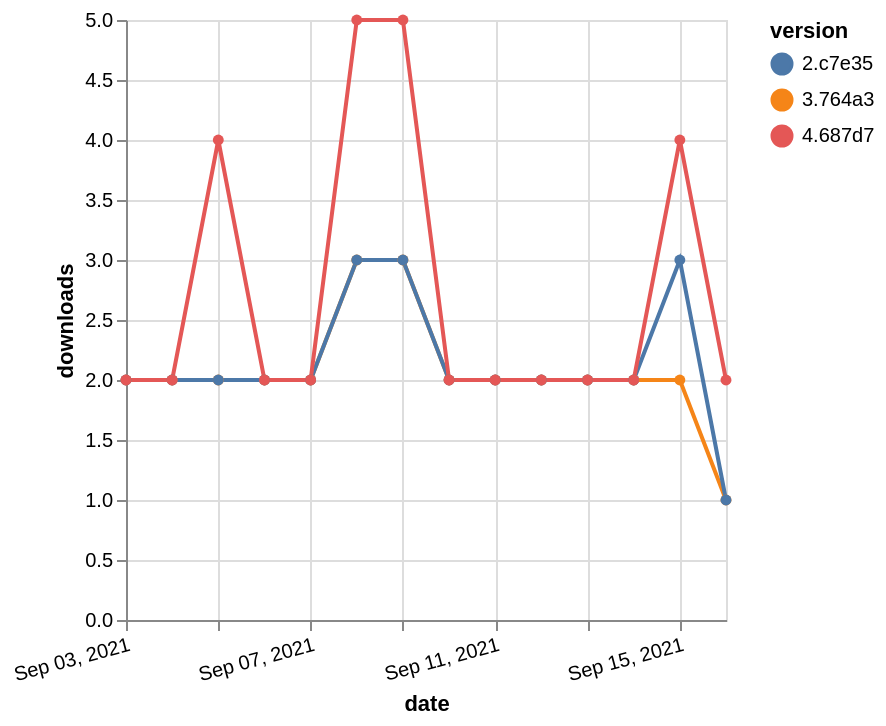

Write a Vega-Lite specification for this figure.
### Vega-Lite specification from a JSON file in a GitHub repository (floating-point values rounded to 4 significant figures)
{"$schema": "https://vega.github.io/schema/vega-lite/v5.json", "description": "A simple bar chart with embedded data.", "data": {"values": [{"date": "2021-09-03", "total": 1512, "delta": 2, "version": "3.764a3"}, {"date": "2021-09-04", "total": 1514, "delta": 2, "version": "3.764a3"}, {"date": "2021-09-05", "total": 1516, "delta": 2, "version": "3.764a3"}, {"date": "2021-09-06", "total": 1518, "delta": 2, "version": "3.764a3"}, {"date": "2021-09-07", "total": 1520, "delta": 2, "version": "3.764a3"}, {"date": "2021-09-08", "total": 1523, "delta": 3, "version": "3.764a3"}, {"date": "2021-09-09", "total": 1526, "delta": 3, "version": "3.764a3"}, {"date": "2021-09-10", "total": 1528, "delta": 2, "version": "3.764a3"}, {"date": "2021-09-11", "total": 1530, "delta": 2, "version": "3.764a3"}, {"date": "2021-09-12", "total": 1532, "delta": 2, "version": "3.764a3"}, {"date": "2021-09-13", "total": 1534, "delta": 2, "version": "3.764a3"}, {"date": "2021-09-14", "total": 1536, "delta": 2, "version": "3.764a3"}, {"date": "2021-09-15", "total": 1538, "delta": 2, "version": "3.764a3"}, {"date": "2021-09-16", "total": 1539, "delta": 1, "version": "3.764a3"}, {"date": "2021-09-03", "total": 2713, "delta": 2, "version": "2.c7e35"}, {"date": "2021-09-04", "total": 2715, "delta": 2, "version": "2.c7e35"}, {"date": "2021-09-05", "total": 2717, "delta": 2, "version": "2.c7e35"}, {"date": "2021-09-06", "total": 2719, "delta": 2, "version": "2.c7e35"}, {"date": "2021-09-07", "total": 2721, "delta": 2, "version": "2.c7e35"}, {"date": "2021-09-08", "total": 2724, "delta": 3, "version": "2.c7e35"}, {"date": "2021-09-09", "total": 2727, "delta": 3, "version": "2.c7e35"}, {"date": "2021-09-10", "total": 2729, "delta": 2, "version": "2.c7e35"}, {"date": "2021-09-11", "total": 2731, "delta": 2, "version": "2.c7e35"}, {"date": "2021-09-12", "total": 2733, "delta": 2, "version": "2.c7e35"}, {"date": "2021-09-13", "total": 2735, "delta": 2, "version": "2.c7e35"}, {"date": "2021-09-14", "total": 2737, "delta": 2, "version": "2.c7e35"}, {"date": "2021-09-15", "total": 2740, "delta": 3, "version": "2.c7e35"}, {"date": "2021-09-16", "total": 2741, "delta": 1, "version": "2.c7e35"}, {"date": "2021-09-03", "total": 1136, "delta": 2, "version": "4.687d7"}, {"date": "2021-09-04", "total": 1138, "delta": 2, "version": "4.687d7"}, {"date": "2021-09-05", "total": 1142, "delta": 4, "version": "4.687d7"}, {"date": "2021-09-06", "total": 1144, "delta": 2, "version": "4.687d7"}, {"date": "2021-09-07", "total": 1146, "delta": 2, "version": "4.687d7"}, {"date": "2021-09-08", "total": 1151, "delta": 5, "version": "4.687d7"}, {"date": "2021-09-09", "total": 1156, "delta": 5, "version": "4.687d7"}, {"date": "2021-09-10", "total": 1158, "delta": 2, "version": "4.687d7"}, {"date": "2021-09-11", "total": 1160, "delta": 2, "version": "4.687d7"}, {"date": "2021-09-12", "total": 1162, "delta": 2, "version": "4.687d7"}, {"date": "2021-09-13", "total": 1164, "delta": 2, "version": "4.687d7"}, {"date": "2021-09-14", "total": 1166, "delta": 2, "version": "4.687d7"}, {"date": "2021-09-15", "total": 1170, "delta": 4, "version": "4.687d7"}, {"date": "2021-09-16", "total": 1172, "delta": 2, "version": "4.687d7"}]}, "width": "container", "mark": {"type": "line", "point": {"filled": true}}, "encoding": {"x": {"field": "date", "type": "temporal", "timeUnit": "yearmonthdate", "title": "date", "axis": {"labelAngle": -15}}, "y": {"field": "delta", "type": "quantitative", "title": "downloads"}, "color": {"field": "version", "type": "nominal"}, "tooltip": {"field": "delta"}}}
